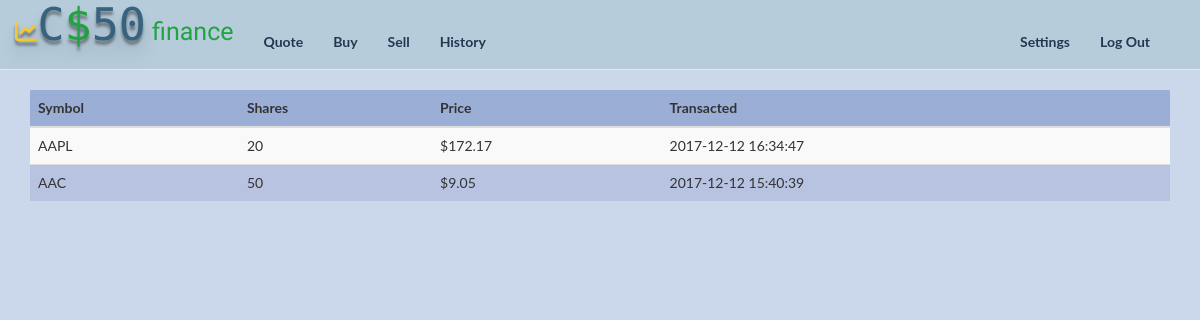
Page /history (signed in) on the committed database.
### tables this page shows
CREATE TABLE 'portfolio' ('id' INTEGER PRIMARY KEY AUTOINCREMENT NOT NULL, 'symbol' TEXT NOT NULL, 'username' TEXT NOT NULL, 'shares' INTEGER NOT NULL, 'price'  NUMERIC NOT NULL  , 'name'  TEXT NOT NULL  , 'date'  DATETIME NOT NULL DEFAULT CURRENT_TIMESTAMP  );

### application.py (the view)
@app.route("/history")
@login_required
def history():
    username=db.execute("SELECT username FROM users WHERE id=:id",
    id=session["user_id"])
    list = db.execute("SELECT shares, price, date, symbol FROM portfolio WHERE username=:username ORDER BY date DESC",
    username=username[0]["username"])
    return render_template("history.html", values=list)
    """Show history of transactions."""

### helpers.py (called while the page is built)
def login_required(f):
    @wraps(f)
    def decorated_function(*args, **kwargs):
        if session.get("user_id") is None:
            return redirect("/login")
        return f(*args, **kwargs)
    return decorated_function

### templates/history.html (shortened to what this page needs)
{% extends "layout.html" %}
{% block main %}
    <main>
        <div class="container">
            <table class="table table-striped">
                <thead>
                    <tr>
                        <th>Symbol</th>
                        <th>Shares</th>
                        <th>Price</th>
                        <th>Transacted</th>
                    </tr>
                </thead>
                <tbody>
                    {% for value in values %}
                    <tr>
                        <td>{{ value.symbol }}</td>
                        <td>{{ value.shares }}</td>
                        <td>${{'%0.2f' % value.price }} </td>
                        <td>{{ value.date }}</td>
                    </tr>
                    {% endfor %}
                </tbody>
            </table>
        </div>
    </main>
{% endblock %}

### static/styles.css (style rules this page uses)
.container { margin-left: auto; margin-right: auto; text-align: center; }
main td { text-align: left; }
th { background-color: #ffffff }
body { font-family:"Lato"; }
.table { background-color:rgba(19,9,133,0.1); }
body { padding-top:90px; background-color: RGBA(83,127,190,0.3); }
.table > thead > tr > th { background-color:RGBA(83,127,190,0.3); }

### rows in the picture
portfolio: symbol "AAPL", shares "20", price "172.17", date "2017-12-12 16:34:47"
portfolio: symbol "AAC", shares "50", price "9.05", date "2017-12-12 15:40:39"
